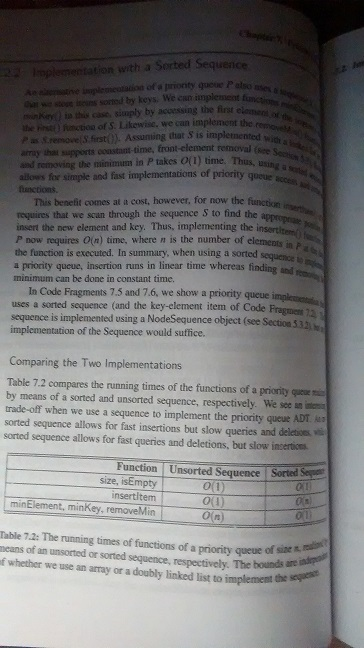
#> input picture SampleImage1.jpg, 364 x 648 px, given in place of the camera
$ python 'Morphological Transformations.py'
#> lines starting #> are read from the running program, lines starting #| are printed output that depends on the picture; after the words box and inside, x2 and y2 are one past the last pixel; in counts of white or black regions, pixels touching at a corner belong together
import cv2
import numpy as np

cap = cv2.VideoCapture(0)

while True:
    _, frame = cap.read()
#> frame is the input picture: shape (648, 364, 3); mean B, G, R 118, 117.6, 118.4
    hsv = cv2.cvtColor(frame,cv2.COLOR_BGR2HSV)
#> hsv: shape (648, 364, 3); mean H, S, V 76.6, 17.4, 120.3

    lower_range = np.array([0,0,0])
    upper_range = np.array([150,150,150])

    mask = cv2.inRange(hsv, lower_range, upper_range)
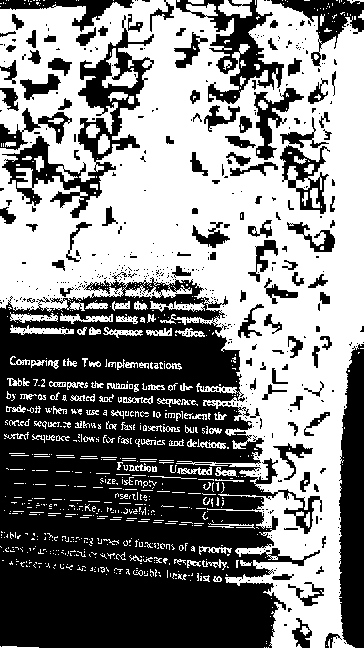
#> mask: shape (648, 364); 51.7% white; 570 black regions (465 under 20 px), largest, box (x1, y1, x2, y2) and area: (0, 277, 322, 648) 78514, (339, 344, 364, 648) 6374, (2, 15, 154, 218) 6275

    result = cv2.bitwise_and(frame, frame, mask = mask)
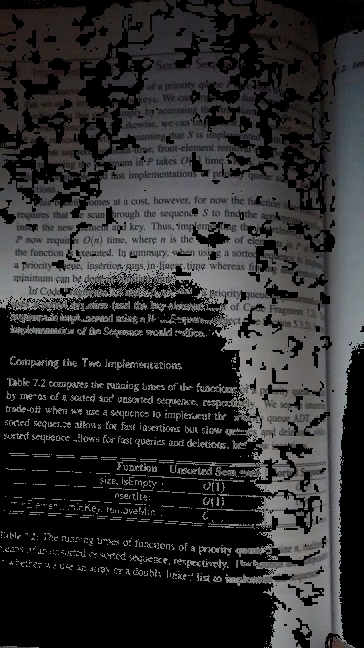
#> result: shape (648, 364, 3); mean B, G, R 44.4, 43.7, 44.2

    kernel = np.ones((5,5), np.uint8)

    #Erosion
    erosion = cv2.erode(mask,kernel,iterations=1)
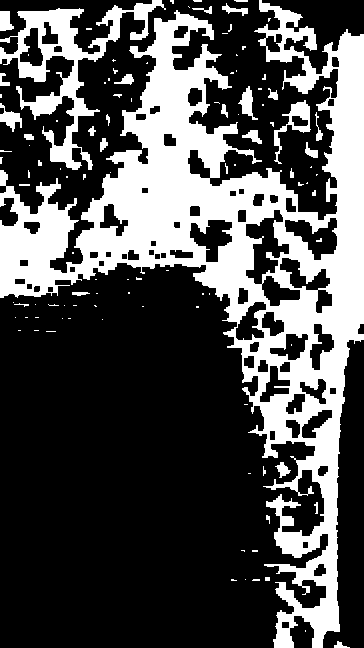
#> erosion: shape (648, 364); 30.9% white; 109 white regions (76 under 20 px), largest, box (x1, y1, x2, y2) and area: (0, 0, 364, 648) 63051, (0, 0, 166, 170) 6344, (274, 100, 311, 164) 627

    #Dilation
    dilation = cv2.dilate(mask,kernel,iterations=1)
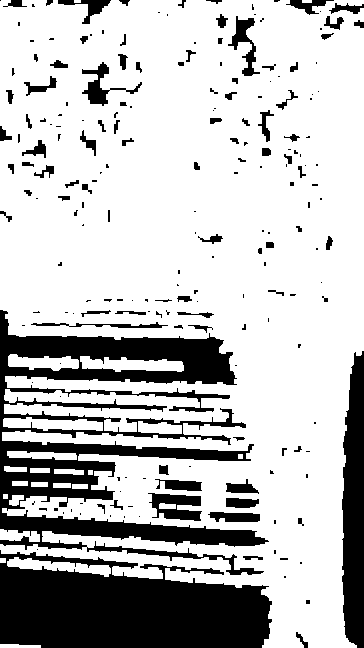
#> dilation: shape (648, 364); 75.2% white; 209 black regions (120 under 20 px), largest, box (x1, y1, x2, y2) and area: (0, 310, 269, 575) 23301, (0, 550, 272, 648) 19879, (342, 351, 364, 648) 5465

    #Opening (Erosion followd by Dilation)
    opening = cv2.morphologyEx(mask,cv2.MORPH_OPEN,kernel)
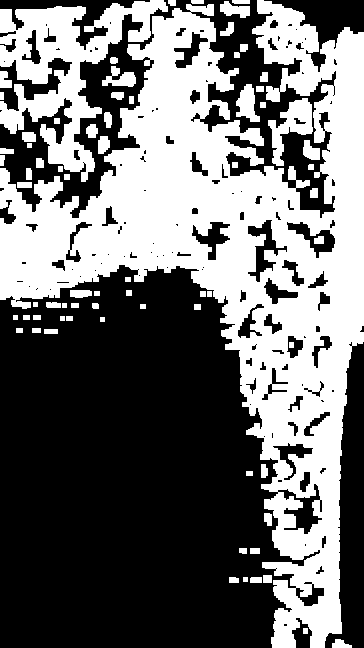
#> opening: shape (648, 364); 43.5% white; 72 white regions, largest, box (x1, y1, x2, y2) and area: (0, 0, 364, 648) 84759, (0, 0, 168, 182) 11102, (268, 98, 313, 166) 1312

    #Closing (Dilation followed by Erosion)
    closing = cv2.morphologyEx(mask,cv2.MORPH_CLOSE,kernel)
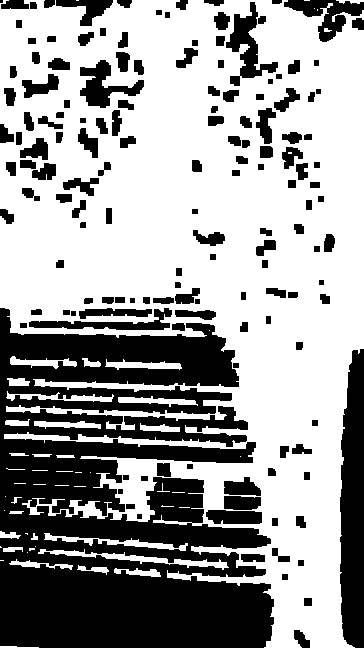
#> closing: shape (648, 364); 61.9% white; 151 black regions (1 under 20 px), largest, box (x1, y1, x2, y2) and area: (0, 308, 274, 648) 61192, (340, 349, 364, 648) 6213, (226, 2, 278, 86) 1510

    cv2.imshow('frame',frame)
    cv2.imshow('result',result)
    cv2.imshow('erosion',erosion)
    cv2.imshow('dilation',dilation)
    cv2.imshow('opening',opening)
    cv2.imshow('closing',closing)

    k = cv2.waitKey(5) & 0xFF
#> (key Esc is pressed here)
    if k == 27:
        break

cv2.destroyAllWindows()
cap.release()

$ run again, on SampleImage2.jpg
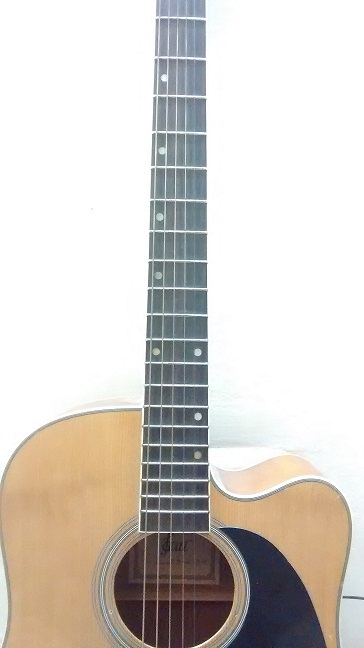
#> input picture SampleImage2.jpg, 364 x 648 px, given in place of the camera
#> frame is the input picture: shape (648, 364, 3); mean B, G, R 201.1, 206.8, 211.9
#> hsv: shape (648, 364, 3); mean H, S, V 30, 26.7, 215
#> `mask = cv2.inRange(hsv, lower_range, upper_range)`:
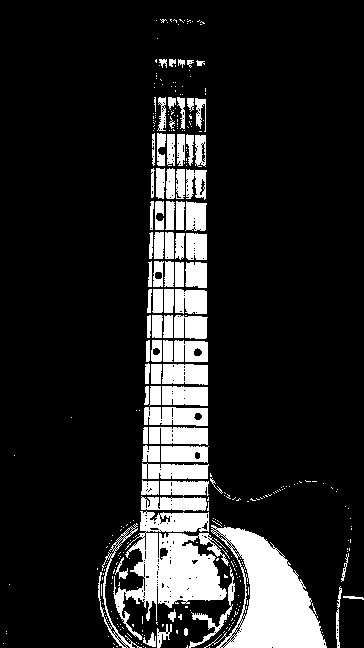
#> mask: shape (648, 364); 15% white; 335 white regions (257 under 20 px), largest, box (x1, y1, x2, y2) and area: (204, 525, 327, 648) 7382, (113, 511, 229, 640) 6678, (144, 407, 208, 426) 1041
#> erosion: shape (648, 364); 7.3% white; 99 white regions (36 under 20 px), largest, box (x1, y1, x2, y2) and area: (222, 530, 324, 648) 6046, (160, 535, 224, 602) 2082, (164, 388, 206, 404) 483
#> dilation: shape (648, 364); 22.6% white; 21 white regions, largest, box (x1, y1, x2, y2) and area: (95, 80, 329, 648) 50299, (334, 546, 364, 648) 870, (153, 57, 207, 73) 606
#> opening: shape (648, 364); 12.2% white; 90 white regions, largest, box (x1, y1, x2, y2) and area: (220, 528, 326, 648) 6856, (145, 533, 226, 604) 3964, (148, 464, 208, 479) 840
#> `closing = cv2.morphologyEx(mask,cv2.MORPH_CLOSE,kernel)`:
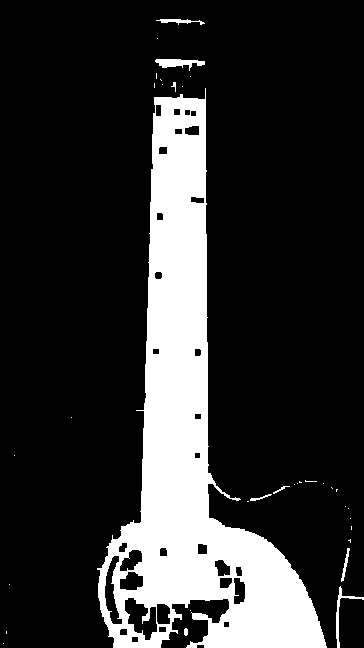
#> closing: shape (648, 364); 19.1% white; 35 white regions (26 under 20 px), largest, box (x1, y1, x2, y2) and area: (97, 88, 327, 648) 44042, (155, 59, 205, 71) 310, (336, 586, 364, 648) 229

$ run again, on SampleImage3.jpg
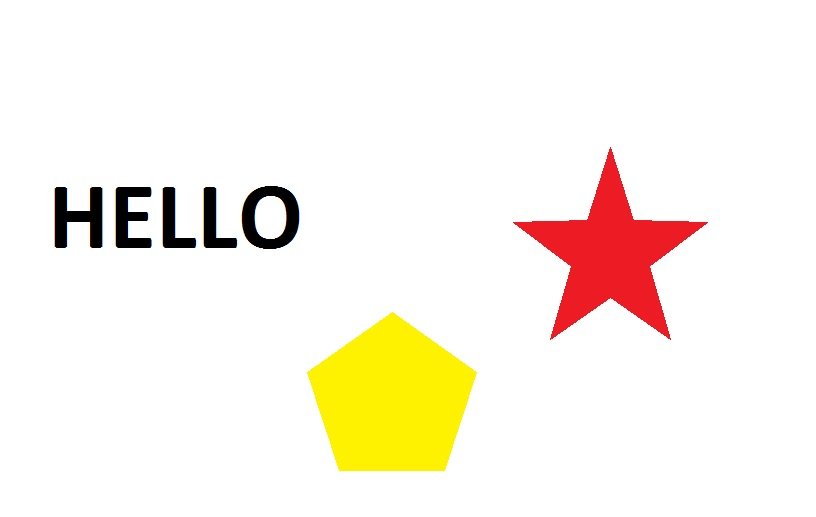
#> input picture SampleImage3.jpg, 816 x 517 px, given in place of the camera
#> frame is the input picture: shape (517, 816, 3); mean B, G, R 232.8, 243.2, 250.1
#> hsv: shape (517, 816, 3); mean H, S, V 11.5, 21.5, 250.2
#> `mask = cv2.inRange(hsv, lower_range, upper_range)`:
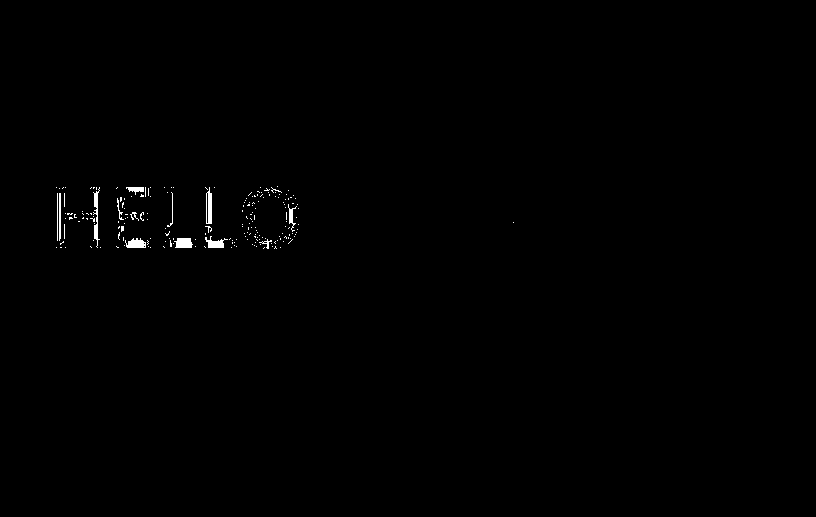
#> mask: shape (517, 816); 0.41% white; 202 white regions (189 under 20 px), largest, box (x1, y1, x2, y2) and area: (93, 187, 100, 248) 171, (206, 187, 212, 224) 165, (174, 238, 193, 248) 157
#> erosion: shape (517, 816); 0.03% white; 4 white regions (1 under 20 px), largest, box (x1, y1, x2, y2) and area: (178, 240, 190, 246) 65, (130, 242, 142, 246) 44, (210, 243, 222, 246) 34
#> dilation: shape (517, 816); 1.7% white; 10 white regions, largest, box (x1, y1, x2, y2) and area: (240, 184, 301, 251) 2219, (54, 185, 103, 250) 1661, (115, 195, 153, 250) 1130
#> opening: shape (517, 816); 0.1% white; 4 white regions, box (x1, y1, x2, y2) and area: (176, 238, 192, 248) 153, (128, 240, 144, 248) 124, (208, 241, 224, 248) 110, (134, 187, 139, 192) 25
#> `closing = cv2.morphologyEx(mask,cv2.MORPH_CLOSE,kernel)`:
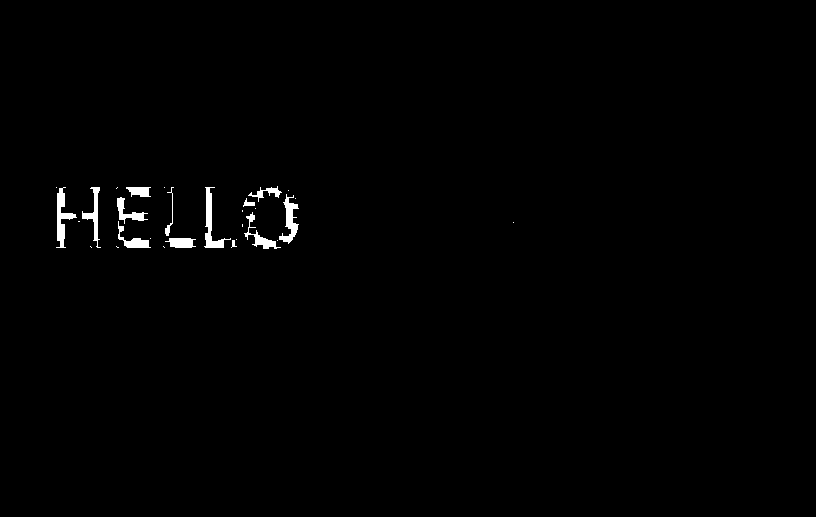
#> closing: shape (517, 816); 0.78% white; 29 white regions (16 under 20 px), largest, box (x1, y1, x2, y2) and area: (56, 187, 77, 248) 457, (204, 187, 231, 248) 456, (279, 194, 299, 244) 404
